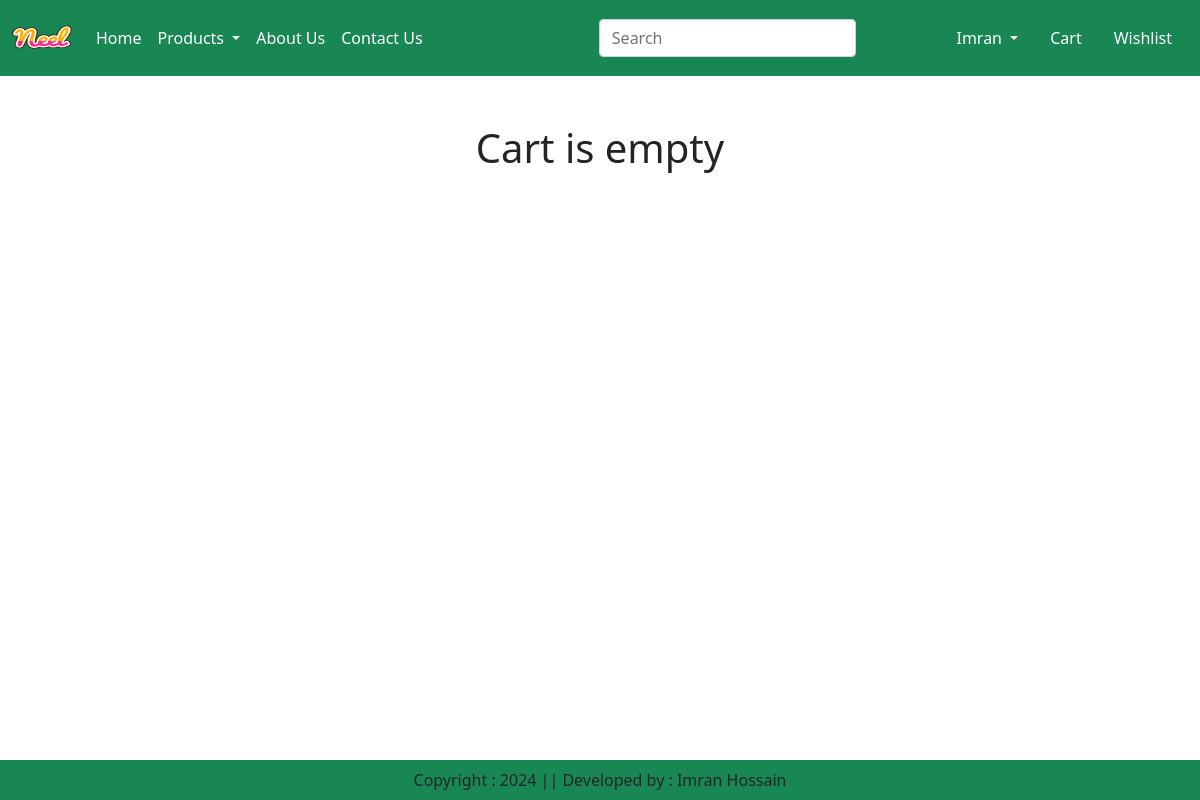
The page /cart/ (signed in) on the database as committed earlier.
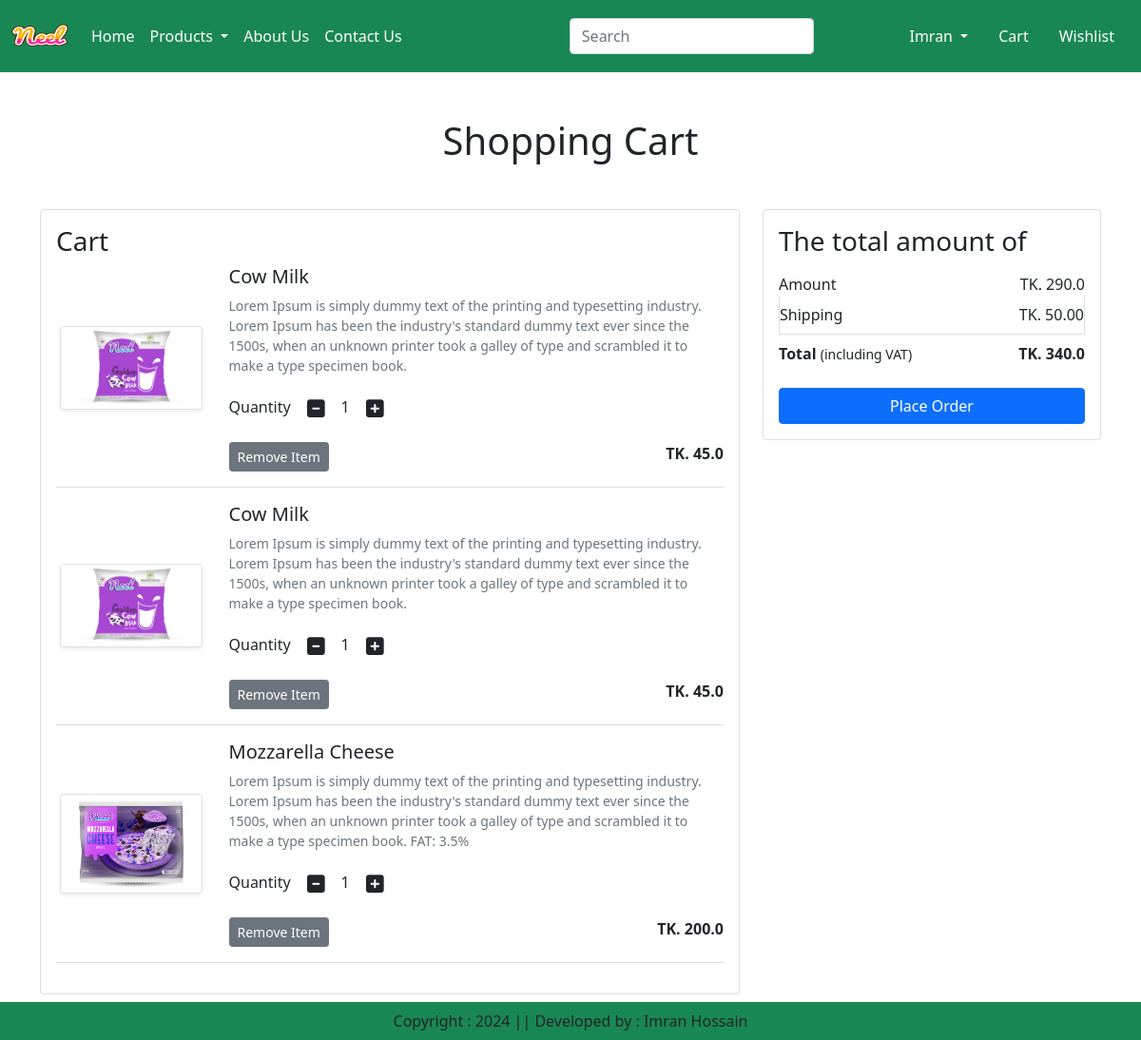
The same page on the database as committed later.
### ecom_app/models.py (models this page shows, shortened)
class Cart(models.Model):
    user = models.ForeignKey(User, on_delete=models.CASCADE)
    product = models.ForeignKey(Product, on_delete=models.CASCADE, default=1)
    quantity = models.PositiveIntegerField(default=1)

class Product(models.Model):
    title = models.CharField(max_length=100)
    selling_price = models.FloatField()
    discounted_price = models.FloatField()
    description = models.TextField()
    composition = models.TextField(default='')
    product_app = models.TextField(default='')
    category = models.CharField(choices=CATEGORY_CHOICES, max_length=2)
    product_img = models.ImageField(upload_to='product')

### ecom_app/views.py (the view)
# urls.py: path("cart/", views.show_cart, name="showcart"),
def show_cart(request):
    user = request.user
    cart = Cart.objects.filter(user=user)
    amount = 0
    for p in cart:
        value = p.quantity * p.product.discounted_price
        amount = amount + value
    totalamount = amount + 50
    return render(request, "ecom_app/addtocart.html", locals())

### ecom_app/templates/ecom_app/addtocart.html (shortened to what this page needs)
{% extends 'ecom_app/base.html' %}
{% load static %}
{% block main-content %}
    <div class="container my-5">
        <div class="row">
            {% if cart %}
            <h1 class="text-center mb-5">Shopping Cart</h1>
            <div class="col-sm-8">
                <div class="card">
                    <div class="card-body">
                        <h3>Cart</h3>
                        {% for item in cart %}
                        <div class="row">
                            <div class="col-sm-3 text-center align-self-center"><img src="{{item.product.product_img.url}}" alt="" srcset="" class="img-fluid img-thumbnail shadow-sm" height="150" width="150"></div>
                            <div class="col-sm-9">
                                <div>
                                    <h5>{{item.product.title}}</h5>
                                    <p class="mb-2 text-muted small">{{item.product.description}}</p>
                                    <div class="my-3">
                                        <label for="quantity">Quantity</label>
                                        <a class="minus-cart btn" pid="{{item.product.id}}"><i class="fas fa-minus-square fa-lg"></i></a>
                                        <span id="quantity">{{item.quantity}}</span>
                                        <a class="plus-cart btn" pid="{{item.product.id}}"><i class="fas fa-plus-square fa-lg"></i></a>
                                    </div>
                                    <div class="d-flex justify-content-between">
                                        <a href="#" class="remove-cart btn btn-sm btn-secondary mr-3" pid="{{item.product.id}}">Remove Item</a>
                                        <p class="mb-0"><span><strong>TK. {{item.product.discounted_price}}</strong><span></p>
                                    </div>
                                </div>
                            </div>
                        </div>
                        <hr class="text-muted">
                        {% endfor %}
                    </div>
                </div>
            </div>
            <div class="col-sm-4">
                <div class="card">
                    <div class="card-body">
                        <h3>The total amount of</h3>
                        <ul class="list-group">
                            <li class="list-group-item d-flex justify-content-between align-items-center border-0 px-0 pb-0">Amount <span id="amount">TK. {{amount}}</span></li>
                            <li class="list-group-item d-flex justify-content-between align-items-center px-0">Shipping <span>TK. 50.00</span></li>
                            <li class="list-group-item d-flex justify-content-between align-items-center border-0 px-0 mb-3">
                                <div>
                                    <strong>Total</strong> <small>(including VAT)</small>
                                </div>
                                <span id="totalamount"><strong>TK. {{totalamount}}</strong></span>
                            </li>
                        </ul>
                        <div class="d-grid"><a href="{% url 'checkout' %}" class="btn btn-primary">Place Order</a></div>
                    </div>
                </div>
            </div>
            {% else %}
            <h1 class="text-center mb-5">Cart is empty</h1>
            {% endif %}
        </div>
    </div>
{% endblock main-content %}

Rows that differ between the two databases and show on the page:
added Cart: product.product_img (picture), product "Cow Milk", product.description "Lorem Ipsum is simply dummy text of the printing and typesetting industry. Lorem Ipsum has been the industry's standard dummy text ever since the 1500s, when an unknown printer took a galley of type and scrambled it to make a type specimen book.", quantity "1", product.discounted_price "45.0"
added Cart: product.product_img (picture), product "Cow Milk", product.description "Lorem Ipsum is simply dummy text of the printing and typesetting industry. Lorem Ipsum has been the industry's standard dummy text ever since the 1500s, when an unknown printer took a galley of type and scrambled it to make a type specimen book.", quantity "1", product.discounted_price "45.0"
added Cart: product.product_img (picture), product "Mozzarella Cheese", product.description "Lorem Ipsum is simply dummy text of the printing and typesetting industry. Lorem Ipsum has been the industry's standard dummy text ever since the 1500s, when an unknown printer took a galley of type and scrambled it to make a type specimen book. FAT: 3.5%", quantity "1", product.discounted_price "200.0"
Other text that changed with them:
{{ amount }}: (not shown) → "290.0"
{{ totalamount }}: (not shown) → "340.0"
text no longer shown: "Cart is empty"
text now shown: "Shopping Cart Cart The total amount of Amount TK. Shipping TK. 50.00 Total (including VAT) TK. Place Order"
